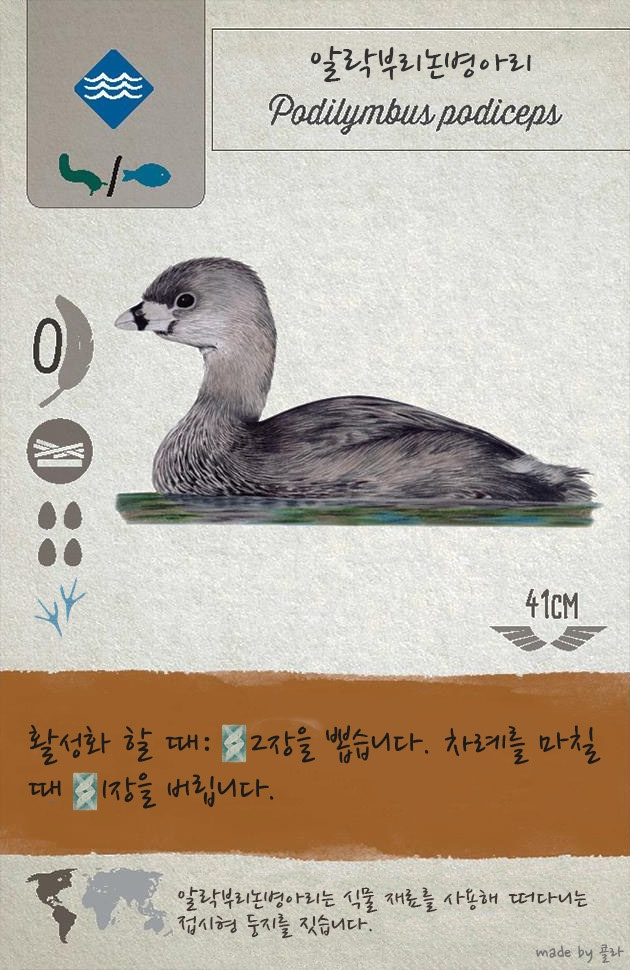
#> input picture site/assets/new_card_sample.jpg, 630 x 970 px
$ python -i build_card_ability_tts_ko.py   (imports and definitions only)
#> lines starting #> are read from the running program, lines starting #| are printed output that depends on the picture
#> further down, picture is the input picture: PIL image 630x970 RGB; mean R, G, B 186, 175.2, 161.1
from __future__ import annotations

import argparse
import csv
import hashlib
import json
import re
import shutil
import subprocess
import tempfile
from dataclasses import dataclass
from pathlib import Path
from typing import Iterable

from PIL import Image, ImageEnhance, ImageOps


EXPECTED_ATLAS_SIZE = (6300, 6790)
GRID_COLUMNS = 10
GRID_ROWS = 7
CARD_SIZE = (
    EXPECTED_ATLAS_SIZE[0] // GRID_COLUMNS,
    EXPECTED_ATLAS_SIZE[1] // GRID_ROWS,
)

DEFAULT_IMAGES_DIR = Path("src/AtlasImage")
DEFAULT_CARD_ALIASES = Path("site/data/card_ocr_aliases.json")
DEFAULT_INTRO_TTS = Path("src/Data/card_intro_tts_ko.csv")
DEFAULT_OCR_OUTPUT = Path("src/Data/card_ability_ocr.csv")
DEFAULT_TTS_OUTPUT = Path("src/Data/card_ability_tts_ko.csv")
DEFAULT_VOICE_TAG = "Jean"
DEFAULT_SEQUENCE_START_CARD_NO = 53
DEFAULT_WINDOWS_OCR_SCRIPT = Path("tools/windows_ocr_image.ps1")

# Korean Wingspan cards place the power strip in the lower third of a 630x970 cell.
ABILITY_REGION = {
    "x": 20,
    "y": 700,
    "width": 590,
    "height": 130,
}

OCR_FIELDS = [
    "card_no",
    "card_id",
    "bird_name",
    "bird_name_ko",
    "atlas",
    "row",
    "col",
    "ability_ocr_text",
    "ability_text_ko",
    "ability_tts_text",
    "ability_id",
    "ocr_engine",
    "ocr_confidence",
    "review_status",
]

TTS_FIELDS = [
    "ability_id",
    "ability_text_ko",
    "tts_text",
    "voice_tag",
    "review_status",
    "source_card_nos",
    "source_card_ids",
    "source_bird_names",
    "source_ocr_texts",
]


@dataclass(frozen=True)
class CardSlot:
    card_id: str
    card_no: str
    bird_name: str
    bird_name_ko: str
    atlas: int
    row: int
    col: int


def normalize_spaces(value: str) -> str:
    return re.sub(r"\s+", " ", str(value or "")).strip()


# [87 lines left out: functions read_csv, write_csv, parse_card_range, selected_card_numbers, ability_id_for_text, normalize_for_dedupe and 5 more, not called in this run]


def preprocess_ability_region(image: Image.Image) -> Image.Image:
    gray = ImageOps.grayscale(image)
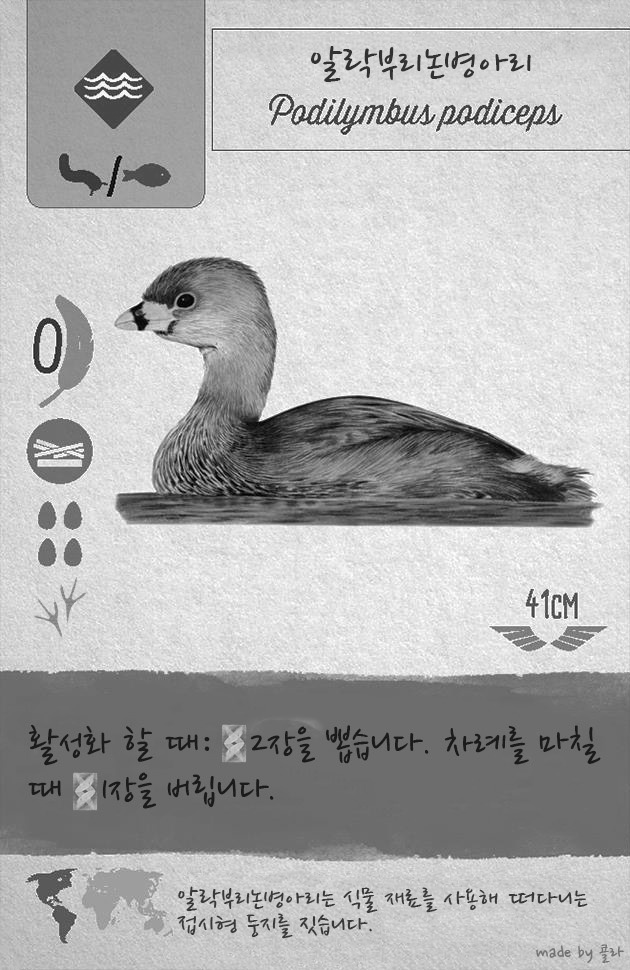
#> gray: PIL image 630x970 L; min 0, max 255, mean 176.8
    gray = ImageOps.autocontrast(gray)
    gray = ImageEnhance.Contrast(gray).enhance(2.2)
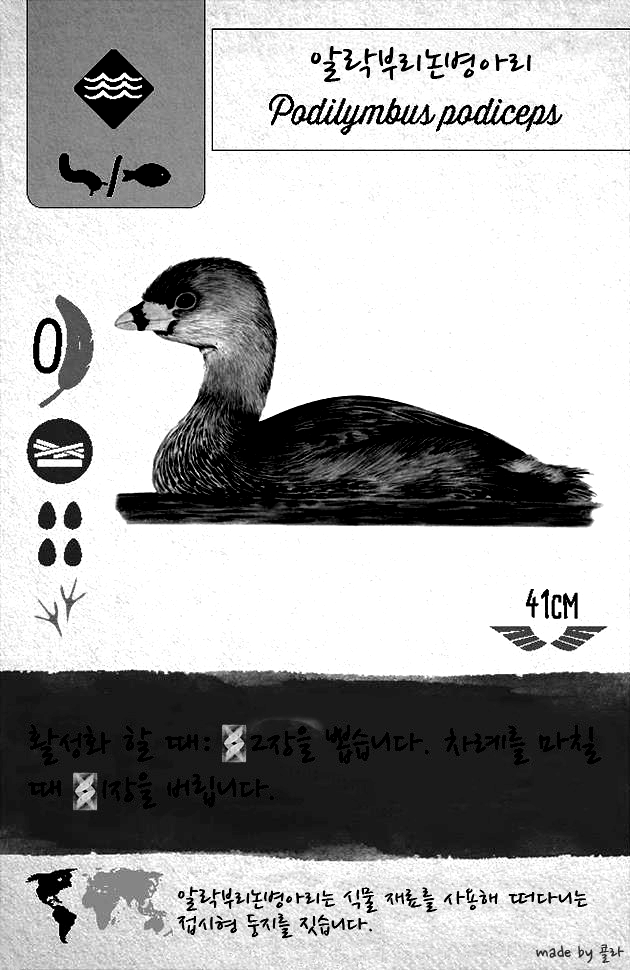
#> gray: PIL image 630x970 L; min 0, max 255, mean 169.7
    return gray.resize((gray.width * 4, gray.height * 4), Image.Resampling.LANCZOS)


# [345 lines left out: functions intro_names_by_card_no, load_card_slots, windows_powershell_path, run_windows_ocr, run_tesseract_ocr, ocr_engine_name and 6 more, not called in this run]


# [2 lines not run here, left out]

>>> from PIL import Image
>>> picture = Image.open('../site/assets/new_card_sample.jpg')
>>> result = preprocess_ability_region(picture)
